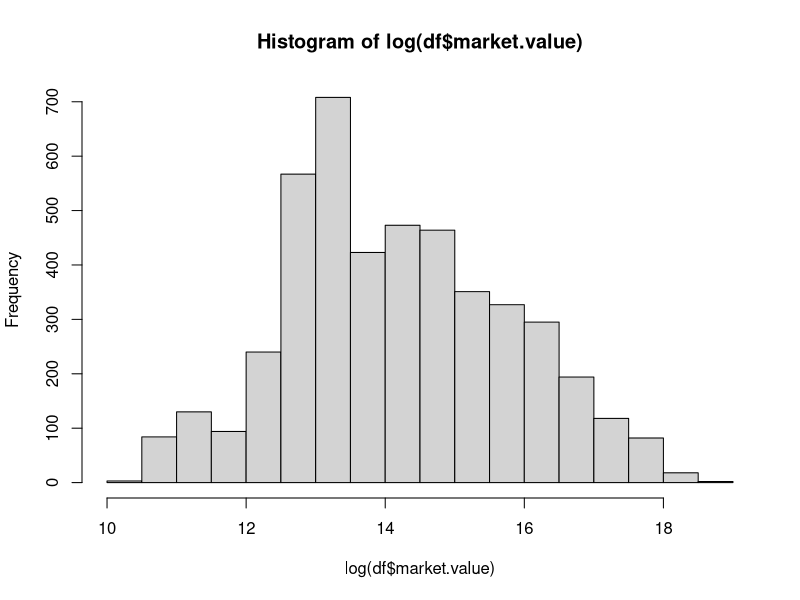

Here is the R script that generated this plot: (Note: this script raises an error after producing the figure.)
##### 2. CLEAN & FILTER DATA ######
# install.packages("tidyverse")
library(tidyverse)
df <- read.csv("./data/performance.csv",encoding = "UTF-8")

# visualize dataframe
head(df)

## drop useless columns
df$current.club = NULL

##### rename columns
names(df)

# rename games columns
df <- rename(df,games.17.18=X17.18.games)
df <- rename(df,games.18.19=X18.19.games)
df <- rename(df,games.19.20=X19.20.games)
df <- rename(df,games.20.21=X20.21.games)

# rename goals columns
df <- rename(df,goals.17.18=X17.18.goals)
df <- rename(df,goals.18.19=X18.19.goals)
df <- rename(df,goals.19.20=X19.20.goals)
df <- rename(df,goals.20.21=X20.21.goals)

# rename assists columns
df <- rename(df,assists.17.18=X17.18.assists)
df <- rename(df,assists.18.19=X18.19.assists)
df <- rename(df,assists.19.20=X19.20.assists)
df <- rename(df,assists.20.21=X20.21.assists)

# rename yellows columns
df <- rename(df,yellows.17.18=X17.18.yellows)
df <- rename(df,yellows.18.19=X18.19.yellows)
df <- rename(df,yellows.19.20=X19.20.yellows)
df <- rename(df,yellows.20.21=X20.21.yellows)

# rename second yellows columns
df <- rename(df,second.yellows.17.18=X17.18.second.yellows)
df <- rename(df,second.yellows.18.19=X18.19.second.yellows)
df <- rename(df,second.yellows.19.20=X19.20.second.yellows)
df <- rename(df,second.yellows.20.21=X20.21.second.yellows)

# rename reds columns
df <- rename(df,reds.17.18=X17.18.reds)
df <- rename(df,reds.18.19=X18.19.reds)
df <- rename(df,reds.19.20=X19.20.reds)
df <- rename(df,reds.20.21=X20.21.reds)

# rename minutes columns
df <- rename(df,minutes.17.18=X17.18.minutes)
df <- rename(df,minutes.18.19=X18.19.minutes)
df <- rename(df,minutes.19.20=X19.20.minutes)
df <- rename(df,minutes.20.21=X20.21.minutes)

###############################
### TYPE CHECK & CAST ###
###############################

# type check 

typeof(df$age) # integer
typeof(df$height) # double

df[is.integer(df$name),]
typeof(df$games.17.18) # double
typeof(df$goals.17.18) # double
typeof(df$assists.17.18) # double
typeof(df$yellows.17.18) # double
typeof(df$second.yellows.17.18) # double
typeof(df$reds.17.18) # double
typeof(df$minutes.17.18) # double

### MARKET.VALUE
# need to cast this feature to integer for later development
typeof(df$market.value)
# hist(df$market.value) # ! this fails: not recognized as numeric
df$market.value <-  as.integer(as.character(df$market.value)) # cast to character and then to integer
df <- df[!is.na(df$market.value),] # remove the NA produces by casting to integer the "-" values
typeof(df$market.value) # now I have integer type
hist(log(df$market.value)) # now it works

### CONTRACT.EXPIRES
# convert contract dates to only year number and then to integers
for(x in unique(df$contract.expires)){
  splitted <- str_split(x,", ",simplify = TRUE)
  to.replace <- paste(splitted[1],", ",sep="")
  df$contract.expires <- gsub(to.replace, '', df$contract.expires)
}

df$contract.expires = as.integer(df$contract.expires) # cast to character and then to integer
contract.min <- min(df$contract.expires, na.rm = TRUE) # find minimun excluding NA
df$contract.expires <-  df$contract.expires-contract.min # normalize data
df[is.na(df$contract.expires),'contract.expires']=0 # the NA will become contract.expires == 2021

### YELLOWS, SECOND YELLOWS, REDS

# for every yellows, if NA --> 0
df[is.na(df$yellows.17.18),'yellows.17.18'] = 0
df[is.na(df$yellows.18.19),'yellows.18.19'] = 0
df[is.na(df$yellows.19.20),'yellows.19.20'] = 0
df[is.na(df$yellows.20.21),'yellows.20.21'] = 0

# for every second yellows, if NA --> 0
df[is.na(df$second.yellows.17.18),'second.yellows.17.18'] = 0
df[is.na(df$second.yellows.18.19),'second.yellows.18.19'] = 0
df[is.na(df$second.yellows.19.20),'second.yellows.19.20'] = 0
df[is.na(df$second.yellows.20.21),'second.yellows.20.21'] = 0

# for every reds, if NA --> 0
df[is.na(df$reds.17.18),'reds.17.18'] = 0
df[is.na(df$reds.18.19),'reds.18.19'] = 0
df[is.na(df$reds.19.20),'reds.19.20'] = 0
df[is.na(df$reds.20.21),'reds.20.21'] = 0

###################################
### TODO : Discretization cards ###
###################################

# let's assign a categorical (logical) variable to each player:
# - yellow.player.y1.y2 if yellows.y1.y2 > median(yellows.y1.y2)  = TRUE, FALSE otherwise

t <- summary(df$yellows.17.18)[[3]]
df[df$yellows.17.18>t,'yellow.player.17.18']=TRUE
df[df$yellows.17.18<=t,'yellow.player.17.18']=FALSE
t <- summary(df$yellows.18.19)[[3]]
df[df$yellows.18.19>t,'yellow.player.18.19']=TRUE
df[df$yellows.18.19<=t,'yellow.player.18.19']=FALSE
t <- summary(df$yellows.19.20)[[3]]
df[df$yellows.19.20>t,'yellow.player.19.20']=TRUE
df[df$yellows.19.20<=t,'yellow.player.19.20']=FALSE
t <- summary(df$yellows.20.21)[[3]]
df[df$yellows.20.21>t,'yellow.player.20.21']=TRUE
df[df$yellows.20.21<=t,'yellow.player.20.21']=FALSE

# now for the second.yellows.y1.y2

t <- summary(df$second.yellows.17.18)[[3]]
df[df$second.yellows.17.18>t,'orange.player.17.18']=TRUE
df[df$second.yellows.17.18<=t,'orange.player.17.18']=FALSE
t <- summary(df$second.yellows.18.19)[[3]]
df[df$second.yellows.18.19>t,'orange.player.18.19']=TRUE
df[df$second.yellows.18.19<=t,'orange.player.18.19']=FALSE
t <- summary(df$second.yellows.19.20)[[3]]
df[df$second.yellows.19.20>t,'orange.player.19.20']=TRUE
df[df$second.yellows.19.20<=t,'orange.player.19.20']=FALSE
t <- summary(df$second.yellows.20.21)[[3]]
df[df$second.yellows.20.21>t,'orange.player.20.21']=TRUE
df[df$second.yellows.20.21<=t,'orange.player.20.21']=FALSE

# and finally for the reds.y1.y2
t <- summary(df$reds.17.18)[[3]]
df[df$reds.17.18>t,'red.player.17.18']=TRUE
df[df$reds.17.18<=t,'red.player.17.18']=FALSE
t <- summary(df$reds.18.19)[[3]]
df[df$reds.18.19>t,'red.player.18.19']=TRUE
df[df$reds.18.19<=t,'red.player.18.19']=FALSE
t <- summary(df$reds.19.20)[[3]]
df[df$reds.19.20>t,'red.player.19.20']=TRUE
df[df$reds.19.20<=t,'red.player.19.20']=FALSE
t <- summary(df$reds.20.21)[[3]]
df[df$reds.20.21>t,'red.player.20.21']=TRUE
df[df$reds.20.21<=t,'red.player.20.21']=FALSE

### LEAGUES

# if we aggregate by league and sum over the market.value we get the following results
plot(aggregate(df$market.value, by=list(Category=df$current.league), FUN=sum))

# As we can see, there is a high difference between major leagues and the "others"
# for this reasons we decided to put the lower in just one class called "other"
# major leagues: bundesliga, la liga, ligue 1, premier league, serie a
# minor leagues: eredivisie, jupiler pro league, liga nos, premier liga, super lig

df$current.league <-as.character(df$current.league) # cast to character to overwrite values

df[(df$current.league=="Eredivisie")|
     (df$current.league=="Jupiler Pro League")|
     (df$current.league=="Liga NOS")|
     (df$current.league=="Premier Liga")|
     (df$current.league=="Süper Lig"),'current.league']= "Other"

df$current.league <- as.factor(df$current.league) # bring the factors back
# Now the "Other" factor is well balanced with the other major leagues in terms of market.value
# and we have reduced the complexity of handling small differences between low leagues
plot(aggregate(df$market.value, by=list(Category=df$current.league), FUN=sum))

### Merge positions A+CF & D+M
# offensive and difensive player are classified with differently, maybe the right path should be to create
# separate models for "A" (attackers/offensive) and "D" (defensive) players.
plot(df$position)
df[(df$position=="A")|(df$position=="CF"),"offensive"]=TRUE
df[(df$position=="D")|(df$position=="M"),"offensive"]=FALSE
hist(as.numeric(df$offensive), freq = FALSE)

#########################################
### FILTER & REMOVE NA & USELESS DATA ###
#########################################

# fill 0's
columns.to.fill = c("games.17.18","games.18.19","games.19.20","games.20.21",
                      "goals.17.18","goals.18.19","goals.19.20","goals.20.21",
                      "assists.17.18","assists.18.19","assists.19.20","assists.20.21",
                      "minutes.17.18","minutes.18.19","minutes.19.20","minutes.20.21")
for(col in columns.to.fill){
  df[is.na(df[col]),col]=0
  print(paste("NA filled with 0's in",col))
}


# filtering NA
# these are the features that can not be NA because
# we can not give them a default value or the missing value compromised the future model
columns.to.filter = c("foot","market.value","height","age")
for(col in columns.to.filter){
  df <- df[!is.na(df[col]), ]
  print(paste("removed NA from",col))
}

# remove empty or useless
# these are the features that can not be "empty" or "invalid" because
# we can not give them a default value or the missing value compromised the future model
columns.useless = c("foot","market.value","height","age")
for(col in columns.useless){
  df <- df[df[col]!='', ] # filter "" (empty)
  df <- df[df[col]!='-', ] # filter "-" (dash)
  print(paste("removed useless data from",col))
}

##############################
### NORMALIZE NUMERIC DATA ###
##############################
normalize <- function(data){
  mu <- summary(data)[[4]]
  sigma <- sqrt(var(data))
  data <- (data-mu)/sigma
  return (data)
}


df$age <- normalize(df$age)
df$height <- normalize(df$height)
df$contract.expires <- normalize(df$contract.expires)

df$games.17.18 <- normalize(df$games.17.18)
df$goals.17.18 <- normalize(df$goals.17.18)
df$assists.17.18 <- normalize(df$assists.17.18)
# 
df$games.18.19 <- normalize(df$games.18.19)
df$goals.18.19 <- normalize(df$goals.18.19)
df$assists.18.19 <- normalize(df$assists.18.19)

df$games.19.20 <- normalize(df$games.19.20)
df$goals.19.20 <- normalize(df$goals.19.20)
df$assists.19.20 <- normalize(df$assists.19.20)

df$games.20.21 <- normalize(df$games.20.21)
df$goals.20.21 <- normalize(df$goals.20.21)
df$assists.20.21 <- normalize(df$assists.20.21)

#####################################
### SAVE CLEAN DATA FRAME TO FILE ###
#####################################

# save the cleaned data frame to file 
write.csv(df, "./data/performance-clean.csv",row.names=FALSE)


